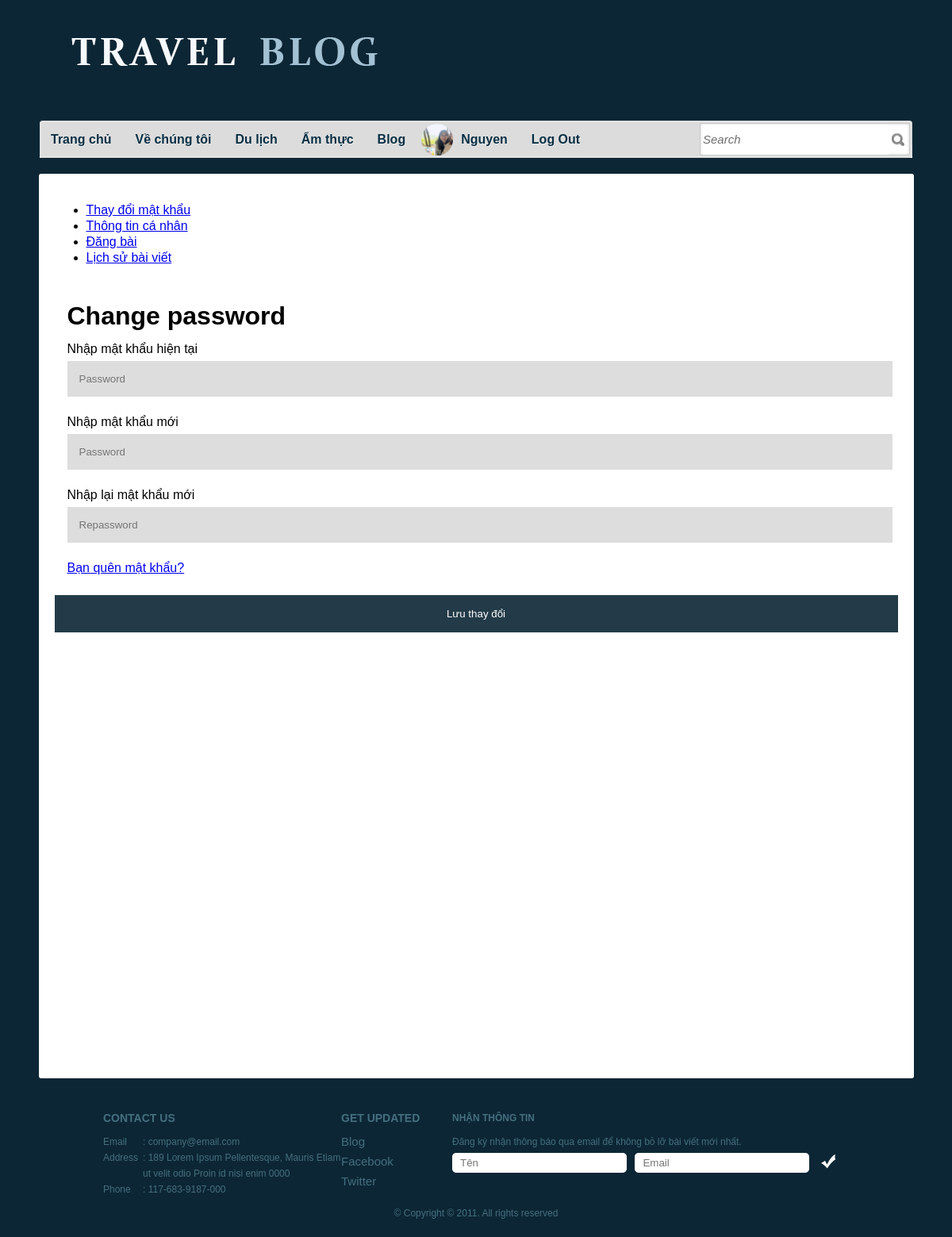
Page /user_changepass.php (signed in) on the committed database.
### tables this page shows
CREATE TABLE `register` (
  `id_regt` int(11) NOT NULL,
  `Fullname` varchar(50) NOT NULL,
  `email` varchar(30) NOT NULL,
  `password` varchar(10) NOT NULL,
  `gender` varchar(10) NOT NULL,
  `address` varchar(20) NOT NULL,
  `birthday` date NOT NULL,
  `file` varchar(100) NOT NULL,
  `level` int(11) NOT NULL
);

### control.php (called while the page is built, shortened)
<?php
include('connect.php');
 class data{
    public function get_register($email,$pass){
        global $conn;
        $sql="select*from register where email='$email' and password='$pass'";
        $run=mysqli_query($conn,$sql);
        return $run;
    }
}

### user_changepass.php (the view, shortened to what this page needs)
<!DOCTYPE html>
<?php
include("control.php");
$get_data=new data();
if(empty($_SESSION["email"])){
    header('location:login.php');
}
else{
$select_info=$get_data->get_register($_SESSION["email"],$_SESSION["pass"]);
foreach($select_info as $select){
	$name_login=$select["Fullname"];
	$user_avata=$select["file"];
	$id_regt=$select["id_regt"];
}?>
<html>
<head>
	<link rel="stylesheet" href="css/style.css" type="text/css" charset="utf-8" />
</head>
<body>
	<div id="header">
		<a href="trang1.php" id="logo"><img src="images/logo1.jpg" alt="LOGO" /></a>
		<div id="navigation" class="menu">
			<ul>
			<li class="first"><a href="trang1.php">Trang chủ</a></li>
			<li><a href="about.php">Về chúng tôi</a></li>
			<li><a href="travel.php">Du lịch</a></li>
			<li><a href="culinary.php">Ẩm thực</a></li>
			<li><a href="blog.php">Blog</a></li>
			<li><img src="img/<?php echo $user_avata?>" width="40px" height="40px" style="border-radius:50%;padding-right:0px;">
			</li>
			<li><a href="user_login.php" class="name" style="padding-left: 0px;margin-left:0px;"><?php echo $name_login;?></a></li>
			<li><a href="logout.php">Log Out</a></li>
			</ul>
		</div>
		<div id="search">
		<form action="" method="POST">
				<input type="text" value="Search" class="txtfield" name="txt_search">
				<input type="submit" value="" class="button" name="btn_search">
			</form>
		</div>
	</div>
	<div id="contents">
		<div class="background">
			<div id="menu">
				<ul>
				<li><a href="user_changepass.php">Thay đổi mật khẩu</a></li>
					<li><a href="user_infor.php?update=<?php echo $id_regt ?>">Thông tin cá nhân</a></li>
					<li><a href="add_blog.php">Đăng bài</a></li>
					<li><a href="user_blog_history.php">Lịch sử bài viết</a></li>
				</ul>
				<form method="post">
			<div class="container" id="cont">
				<h1>Change password</h1>
							<label>Nhập mật khẩu hiện tại</label>
							<input type="password" name="txtOldPassWord" class="inputs" placeholder="Password"  >
							<label>Nhập mật khẩu mới</label>
							<input type="password" name="txtPassWord" class="inputs" placeholder="Password"  >
							<label>Nhập lại mật khẩu mới</label>
							<input type="password" name="txtRePass" class="inputs" placeholder="Repassword"  >
							<a href="forgotpass.php"> Bạn quên mật khẩu?</a></li>
							</div>
							<input type="submit" name="sbm" value="Lưu thay đổi" class="btn1"><br>
            </div>
<?php
}
?>
		</div>
	</div>
	<div id="footer">
		<ul class="contacts">
			<h3>Contact Us</h3>
			<li><span>Email</span><p>: company@email.com</p></li>
			<li><span>Address</span><p>: 189 Lorem Ipsum Pellentesque, Mauris Etiam ut velit odio Proin id nisi enim 0000</p></li>
			<li><span>Phone</span><p>: 117-683-9187-000</p></li>
		</ul>
		<ul id="connect">
			<h3>Get Updated</h3>
			<li><a href="blog.php">Blog</a></li>
			<li><a href="http://facebook.com/freewebsitetemplates" target="_blank">Facebook</a></li>
			<li><a href="http://twitter.com/fwtemplates" target="_blank">Twitter</a></li>
		</ul>
		<div id="newsletter">
			<p><b>Nhận thông tin </b>
				Đăng ký nhận thông báo qua email để không bỏ lỡ bài viết mới nhất.
			</p>
			<form action="" method="post">
				<input type="text" placeholder="Tên" class="txtfield"  name="txt_name"/>
				<input type="text" placeholder="Email" class="txtfield"  name="txt_email"/>
				<input type="submit" value="" class="button" name="btnsub" />
			</form>
		</div>
		<span class="footnote">&copy; Copyright &copy; 2011. All rights reserved</span>
	</div>
</body>
</html>

### css/style.css (style rules this page uses)
html { font-family: Arial, Helvetica, sans-serif; }
body { background-color: #0c2635; margin: 0; }
img { border: 0; }
#header { width: 1100px; margin: 0 auto; padding: 40px 0; position: relative; }
#logo { display: block; padding: 0 0 35px 20px; }
#navigation { background: url(../images/bg-menu-left-curve.gif) no-repeat left bottom; height: 47px; padding: 13px 0 0 4px; position: absolute; bottom: -20px; left: 0; }
#navigation ul { background: url(../images/bg-menu.gif) repeat-x; display: inline-block; height: 40px; width: 840px; list-style: none; margin: 0; padding: 4px 0 3px; }
#navigation li { float: left; font-size: 16px; line-height: 40px; margin: 0 5px; text-align: center; }
#navigation li.first { margin-left: 0; }
#navigation a { color: #092f44; font-weight: bold; padding: 0 10px; text-decoration: none; text-shadow: 1px 1px 0 #eaeaea; }
#search { background: url(../images/bg-search.gif) no-repeat right bottom; height: 47px; width: 268px; padding: 13px 0 0; position: absolute; bottom: -20px; right: 0; }
#search form { display: inline-block; margin: 0; padding: 5px 4px 4px; }
#search input { float: left; line-height: 38px; }
#search .txtfield { color: #6e6e6e; font-size: 15px; font-style: italic; height: 38px; width: 234px; border: 0; margin: 0; padding: 0; }
#search .button { background: url(../images/spotlight.gif) no-repeat right center; border: 0; cursor: pointer; height: 38px; width: 20px; margin: 0; padding: 0; }
#contents { padding: 40px 0 20px; }
#contents .background { background-color: #ffffff; line-height: 20px; min-height: 1100px; width: 1063px; border-radius: 3px; margin: 0 auto; padding: 20px; }
#footer { color: #456f7f; line-height: 20px; width: 940px; margin: 0 auto; padding: 20px 10px; }
#footer ul.contacts { float: left; font-size: 12px; list-style: none; width: 300px; margin: 0; padding: 0 0 10px; }
#footer ul.contacts h3 { font-size: 14px; margin: 0 0 10px; text-transform: uppercase; }
#footer ul.contacts li span { float: left; width: 50px; }
#footer ul.contacts li p { margin: 0 0 0 50px; }
#connect { float: left; list-style: none; width: 140px; margin: 0; padding: 0; }
#connect h3 { font-size: 14px; margin: 0 0 10px; text-transform: uppercase; }
#connect li { padding: 0 0 5px; }
#connect li a { color: #456f7f; font-size: 15px; text-decoration: none; }
#newsletter { float: left; width: 500px; padding: 0 0 20px; }
#newsletter p { font-size: 12px; margin: 0; }
#newsletter p b { display: block; font-weight: 800; margin: 0 0 10px; text-transform: uppercase; }
#newsletter form { margin: 4px 0 16px; }
#newsletter .txtfield { background: url(../images/input.gif) no-repeat; color: #9c9c9c; height: 25px; line-height: 25px; width: 200px; border: 0; margin: 0 6px 0 0; padding: 0 10px; }
#newsletter .button { background: url(../images/button-check.gif) no-repeat; cursor: pointer; height: 25px; width: 25px; border: 0; padding: 0; }
#footer span.footnote { clear: both; display: block; font-size: 12px; margin: 40px 0 0; text-align: center; }

### user_changepass.php (style rules this page uses)
.container { padding: 16px; background-color: white; }
div#cont>input[type=password] { width: 1010px; padding: 15px; margin: 5px 0 22px 0; display: inline-block; border: none; background: #f1f1f1; background-color: #ddd; outline: none; }
.btn1 { background-color: #0c2635; color: white; padding: 16px 20px; margin: 8px 0; border: none; cursor: pointer; width: 100%; opacity: 0.9; }

### rows in the picture
register: file (picture), Fullname "Nguyen"
